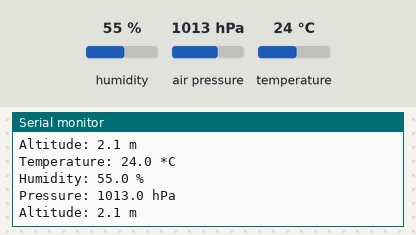
A sketch run on a simulated Arduino Uno, built with avr-gcc and run on an emulated ATmega328P. On the bench: the last lines printed to the serial monitor. The inputs (shaded band) are chosen by the test bench; at power-on: humidity 55 %, air pressure 1013 hPa, temperature 24 °C.

Above: at 3.2 s.
3.3 s: humidity set to 22 %
At 4.3 s:
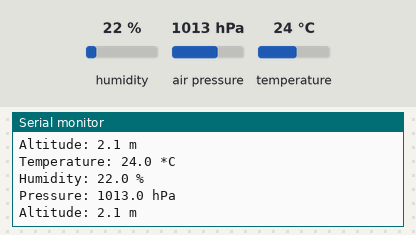
4.8 s: air pressure set to 952 hPa
At 5.4 s:
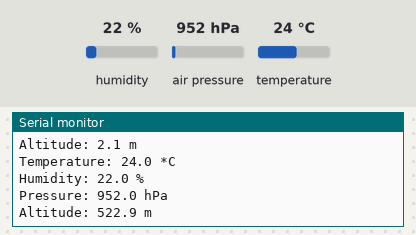

The sketch:

meteo_bme280.ino
```cpp
/*
  Пример работы с интегрированным датчиком температуры/влажности/давления BME280
  Created by Rostislav Varzar, MGBot
*/

#include <Wire.h>
#include <Adafruit_Sensor.h>
#include <Adafruit_BME280.h>

#define SEALEVELPRESSURE_HPA (1013.25)

Adafruit_BME280 bme;

void setup() {
  // Инициализация последовательного порта
  Serial.begin(115200);
  delay(1000);

  // Инициализация датчика
  bool status = bme.begin();
  if (!status) {
    Serial.println("Could not find a valid BME280 sensor, check wiring!");
    while (1);
  }
  delay(1000);
}

void loop() {
  // Измерение
  float t = bme.readTemperature();
  float h = bme.readHumidity();
  float p = bme.readPressure() / 100.0F;
  float a = bme.readAltitude(SEALEVELPRESSURE_HPA);
  // Вывод измеренных значений в терминал
  Serial.println("Temperature: " + String(t, 1) + " *C");
  Serial.println("Humidity: " + String(h, 1) + " %");
  Serial.println("Pressure: " + String(p, 1) + " hPa");
  Serial.println("Altitude: " + String(a, 1) + " m");
  Serial.println();
  delay(1000);
}
```

Measured:
- after the input at 3.3 s, the serial monitor: prints a new line after 0.72 s (image 1)
- after the input at 4.8 s, the serial monitor: prints a new line after 0.23 s (image 2)
